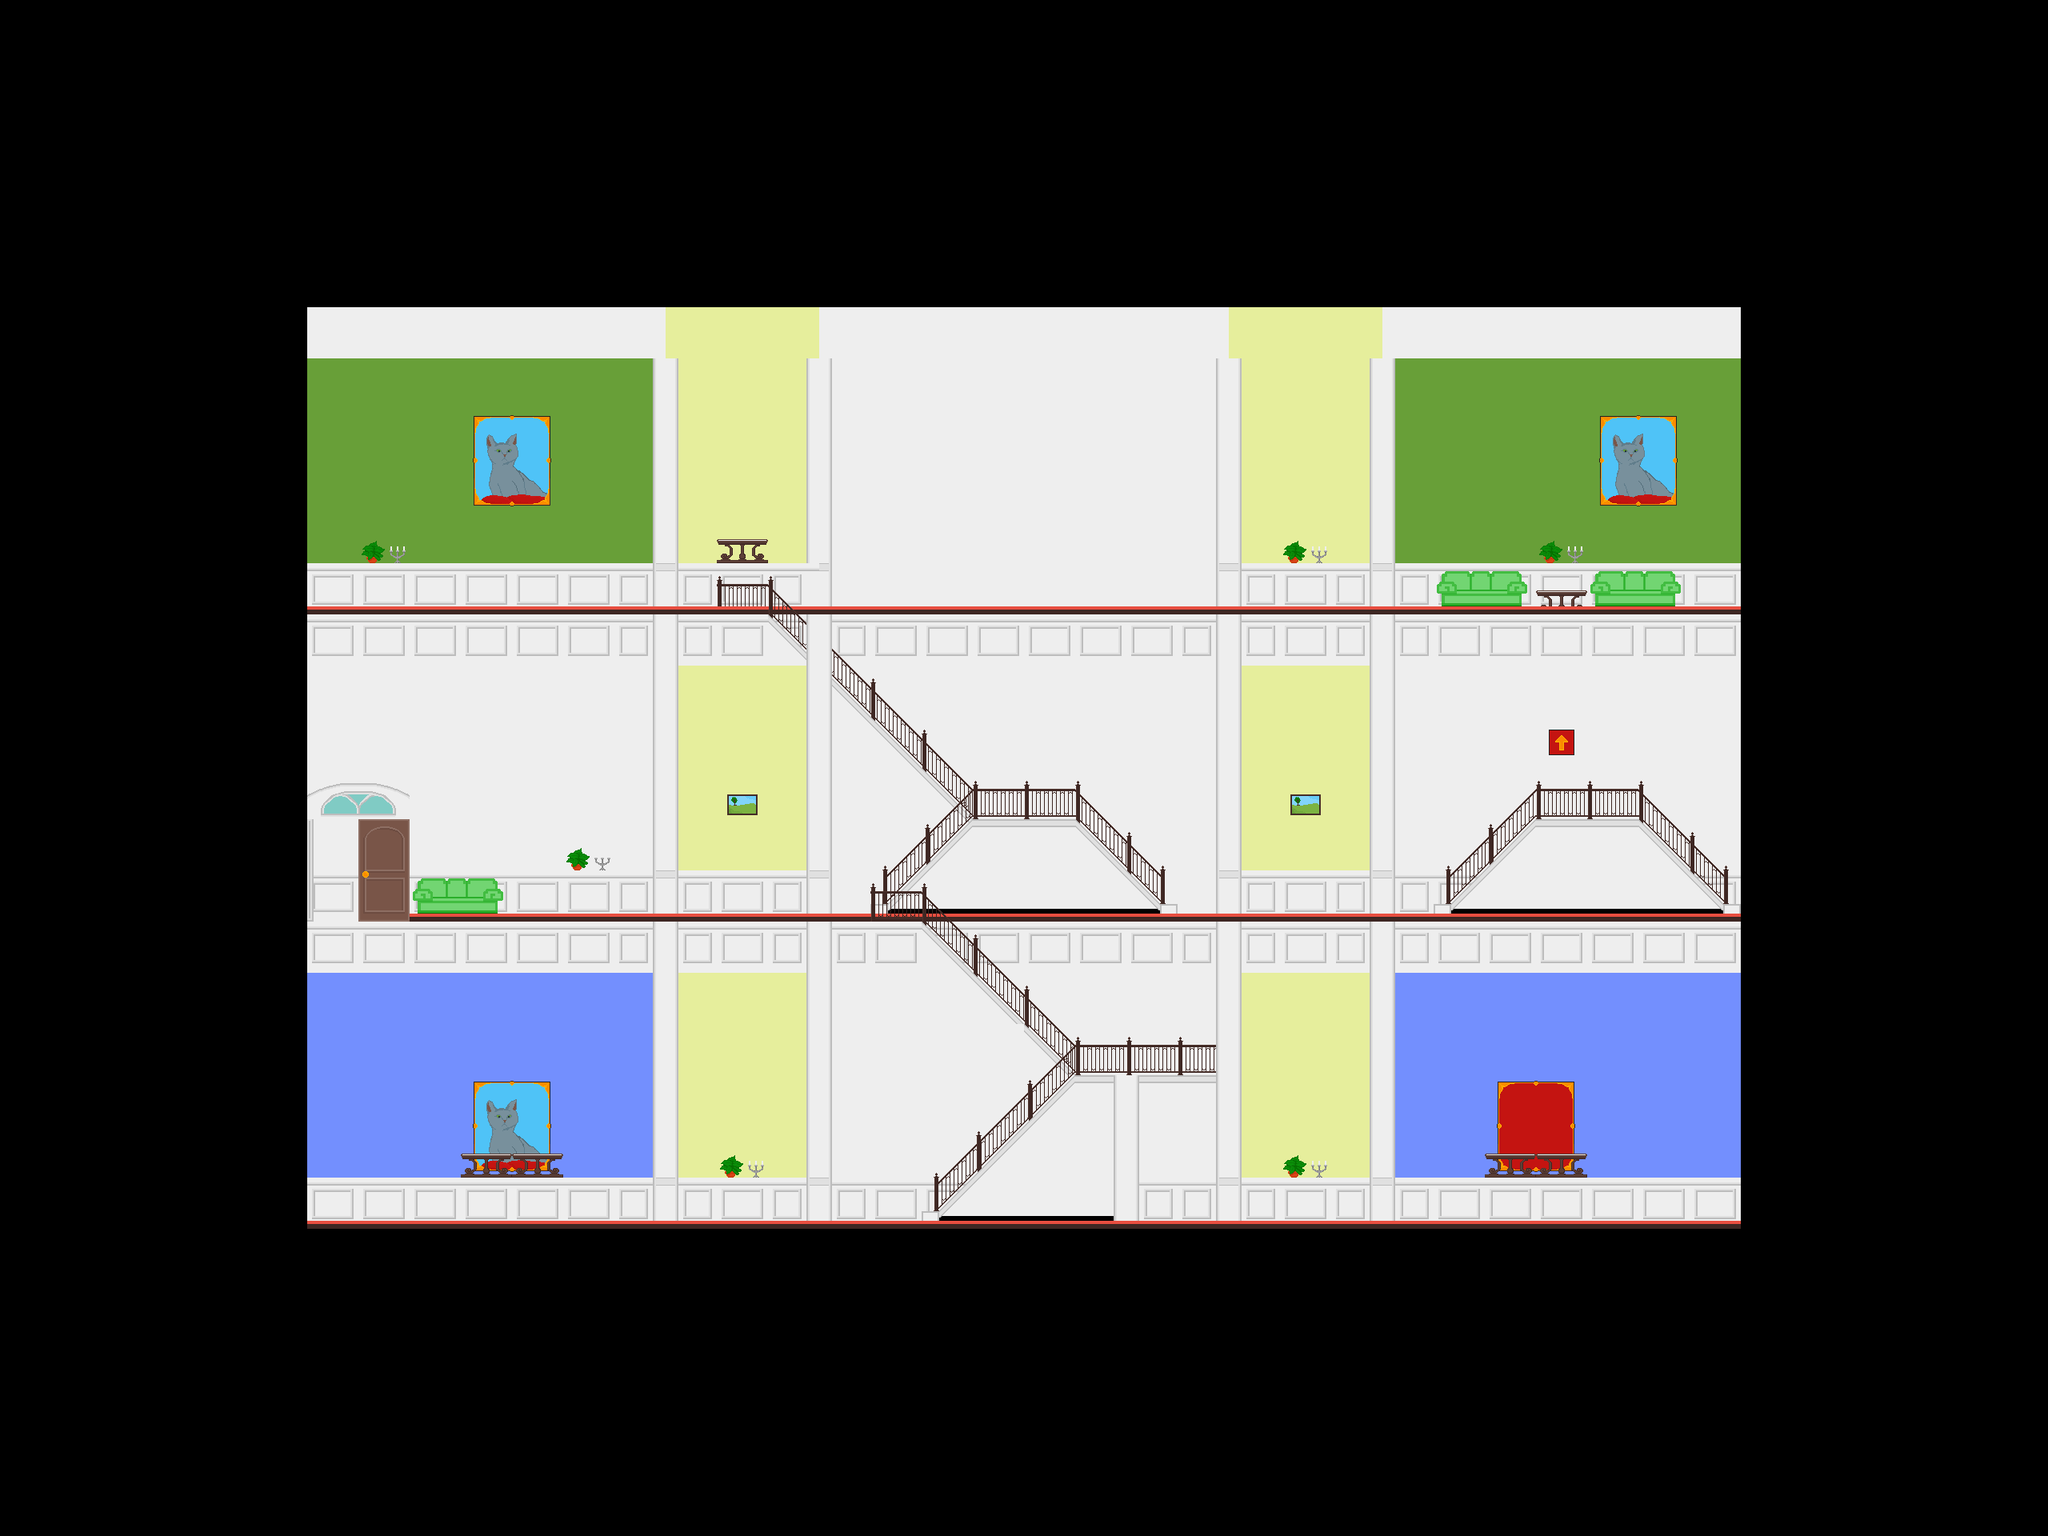

Below is a game level as drawn by its tile map, then a one-line description and the .tmx that defines it (tile-layer data replaced by summaries):
An orthogonal 40x30 tile map with 64x64 px tiles, 5 tile layers (bg, Layer 2, Layer 3, Layer 4, ...), 2 tilesets and 16 objects (7x upOnly, 2x lever, left, enemy).

<map version="1.0" orientation="orthogonal" renderorder="right-down" width="40" height="30" tilewidth="64" tileheight="64" nextobjectid="99">
 <tileset firstgid="1" name="testtiles" tilewidth="64" tileheight="64" tilecount="100" columns="10">
  <image source="../graphics/testtiles.png" width="640" height="640" />
 </tileset>
 <tileset firstgid="101" name="testtiles2" tilewidth="64" tileheight="64" tilecount="100" columns="10">
  <image source="../graphics/testtiles2.png" width="640" height="640" />
 </tileset>
 <layer name="bg" width="40" height="30">
  <data>[1200 cells, 504 non-empty, 8 distinct tile ids]</data>
 </layer>
 <layer name="Layer 2" width="40" height="30">
  <data>[1200 cells, 1195 non-empty, 33 distinct tile ids]</data>
 </layer>
 <layer name="Layer 3" width="40" height="30">
  <data>[1200 cells, 495 non-empty, 22 distinct tile ids]</data>
 </layer>
 <layer name="Layer 4" width="40" height="30">
  <data>[1200 cells, 56 non-empty, 16 distinct tile ids]</data>
 </layer>
 <layer name="foreground" width="40" height="30">
  <data>[1200 cells, 1105 non-empty, 2 distinct tile ids]</data>
 </layer>
 <objectgroup name="col">
  <object id="81" x="384" y="768">
   <polyline points="0,0 576,0" />
  </object>
  <object id="82" x="2176" y="768">
   <polyline points="0,0 -896,0" />
  </object>
  <object id="83" x="2176" y="1152">
   <polyline points="0,0 -832,0" />
  </object>
  <object id="84" x="384" y="1152">
   <polyline points="0,0 704,0 768,0" />
  </object>
  <object id="98" x="384" y="384">
   <polyline points="0,0 0,1152 1792,1152 1792,0 0,0" />
  </object>
 </objectgroup>
 <objectgroup name="doors">
  <object id="79" name="left" gid="42" x="384" y="1088" width="64" height="64" />
 </objectgroup>
 <objectgroup name="objects">
  <object id="39" type="lever" gid="106" x="461" y="256" width="64" height="64">
   <properties>
    <property name="direction" value="left" />
   </properties>
  </object>
  <object id="78" type="lever" gid="36" x="1920" y="1024" width="64" height="64">
   <properties>
    <property name="direction" value="up" />
   </properties>
  </object>
  <object id="80" type="enemy" gid="24" x="638" y="733" width="64" height="64" />
  <object id="91" type="upOnly" x="1152" y="1536">
   <polyline points="0,0 192,-192 384,-192" />
  </object>
  <object id="92" type="upOnly" x="1344" y="1344">
   <polyline points="0,0 -192,-192" />
  </object>
  <object id="93" type="upOnly" x="1152" y="1152">
   <polyline points="0,0 192,0" />
  </object>
  <object id="94" type="upOnly" x="1088" y="1152">
   <polyline points="0,0 128,-128 256,-128 384,0" />
  </object>
  <object id="95" type="upOnly" x="1792" y="1152">
   <polyline points="0,0 128,-128 256,-128 384,0" />
  </object>
  <object id="96" type="upOnly" x="1216" y="1024">
   <polyline points="0,0 -256,-256" />
  </object>
  <object id="97" type="upOnly" x="960" y="768">
   <polyline points="0,0 320,0" />
  </object>
 </objectgroup>
 <objectgroup name="enemies" />
 <objectgroup name="temp" />
</map>
